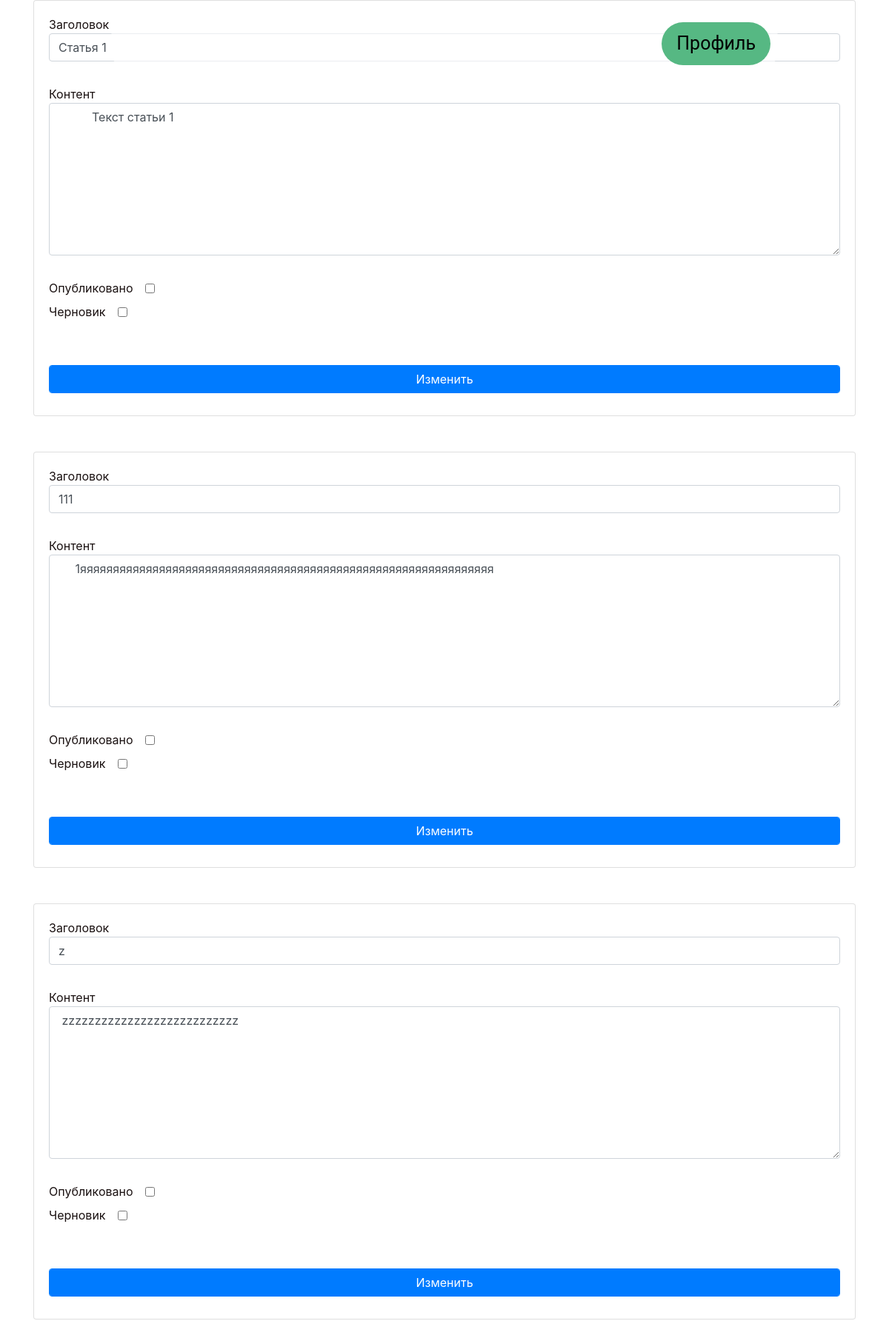
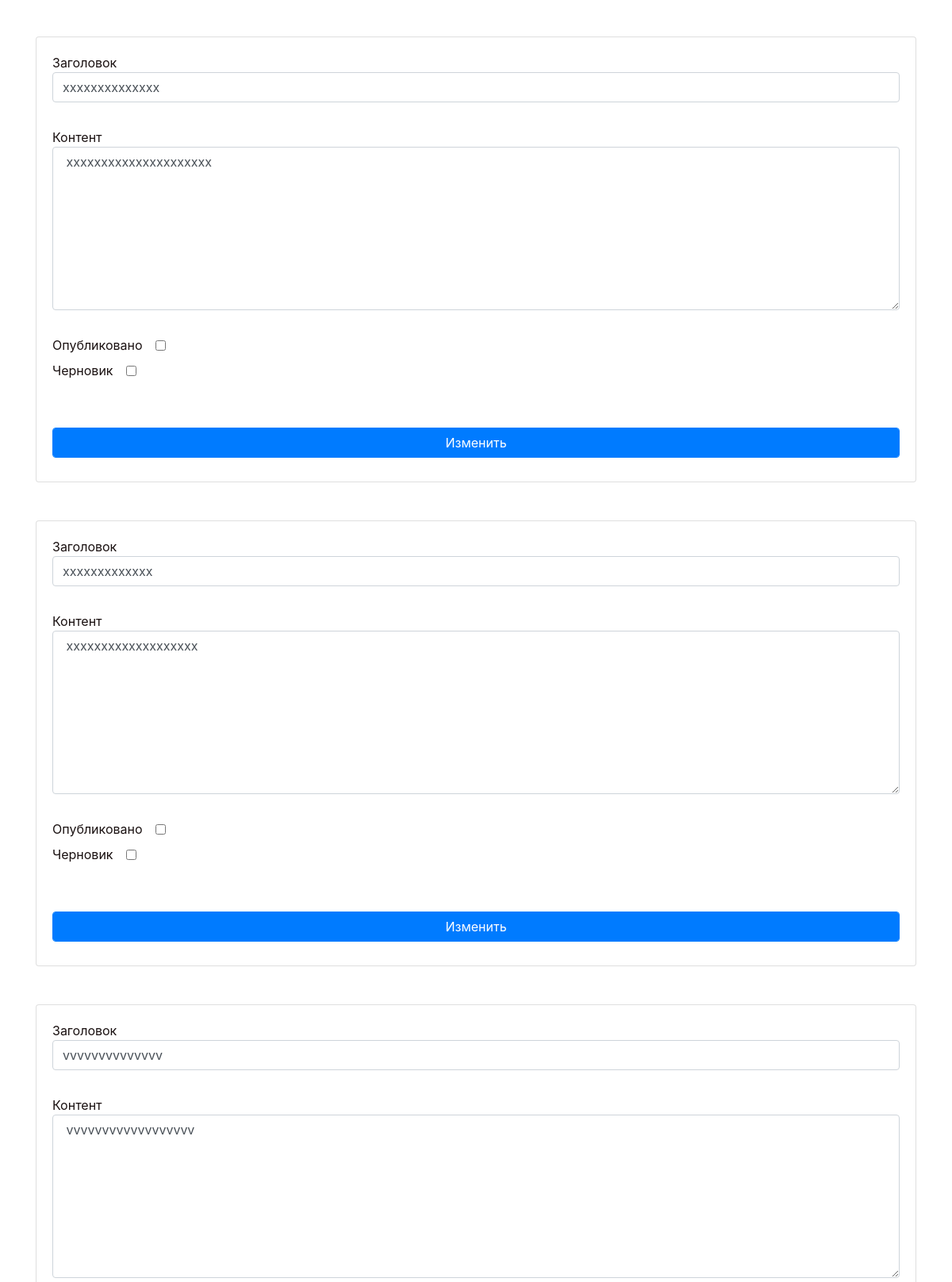
Screenshot of /update_status (signed in, upper part) with the database file from the repository (2 pictures, top to bottom).
### tables this page shows
CREATE TABLE posts (
    id INTEGER PRIMARY KEY AUTOINCREMENT,
    created TIMESTAMP NOT NULL DEFAULT CURRENT_TIMESTAMP,
    title TEXT NOT NULL,
    content TEXT NOT NULL,
    status TEXT DEFAULT draft,
    author TEXT NOT NULL
);

### app.py (the view, shortened to what this page needs)
@app.route("/update_status", methods=["POST", "GET"])
@login_required
def updateStatus():
    tmp = None
    menu = None
    if int(current_user.get_admin()) == 1:
        tmp = 'admin.html'
        menu = dbase.getJSON()
    else:
        tmp = 'error_admin.html'
    return render_template(tmp, menu=menu)

### DataBase.py (called while the page is built)
    def getJSON(self):
        sql = '''SELECT * FROM posts'''
        try:
            self.__cur.execute(sql)
            res = self.__cur.fetchall()
            if res:
                blocks_list = [dict(ix) for ix in res]
                return blocks_list
        except:
            return False
        return []

    def getUser(self, user_id):
        try:
            self.__cur.execute(
                f"SELECT * FROM users WHERE id = {user_id} LIMIT 1")
            res = self.__cur.fetchone()
            if not res:
                print("Пользователь не найден")
                return False
            return res
        except sqlite3.Error as e:
            print("Ошибка получения из БД "+str(e))
        return False

### UserLogin.py (called while the page is built)
    def fromDB(self, user_id, db):
        self.__user = db.getUser(user_id)
        return self

    def get_admin(self):
        return str(self.__user['is_admin'])

### app.py (called while the page is built)
@app.before_request
def before_request():
    global dbase
    db = get_db()
    dbase = DataBase(db)

@login_manager.user_loader  # Загрузка пользователя
def load_user(user_id):
    return UserLogin().fromDB(user_id, dbase)

def connect_db():
    conn = sqlite3.connect(app.config['DATABASE'], check_same_thread=False)
    conn.row_factory = sqlite3.Row
    return conn

def get_db():
    if not hasattr(g, 'link_db'):
        g.link_db = connect_db()
    return g.link_db

### templates/admin.html (shortened to what this page needs)
{% extends 'base.html' %}
{% block content %}
<div class="proj container">
    <div class="pram">
    {% for post in menu %}
        <form action="{{url_for('updateStatus')}}" method="post" class="form-contact">
            <div class="card mb-5">
                <div class="card-body">
                    <label class="d-flex flex-column">Заголовок<input class="form-control" type="text" value="{{ post['title'] }}" name="title"> <br></label>
                    <label class="d-flex flex-column">Контент<textarea class="form-control" value="{{ post['content'] }}" name="content" rows="8" cols="55"> {{ post['content'] }}</textarea> <br></label>
                    <label class="d-flex gap-3 align-items-center">Опубликовано<input class="ml-3 form-control w-auto h-auto" type="checkbox" value="public" name="status"></label>
                    <label class="d-flex gap-3 align-items-center">Черновик<input class="ml-3 form-control w-auto h-auto" type="checkbox" value="draft" name="status"></label>
                    <p><button class="form-control color-primary btn btn-primary" type="submit">Изменить</button>
                </div>
            </div>
        </form>
    {% endfor %}
    </div>
</div>
{% endblock %}

### static/css/style.css (style rules this page uses)
html, body { font-family: Arial, Helvetica, sans-serif; margin: 0; padding: 0; width: 100%; color: #000; min-height: 100vh; background: rgba(229, 229, 229, 1); position: relative; }
.container { position: relative; text-align: left; color: rgb(26, 17, 17); margin-bottom: 105px; }
p { padding-top: 50px; font-size: 20px; }
.form-contact p { margin: 10px 0 10px 0; }
.form-contact input[type=submit], textarea { font-size: 16px; }
.proj { width: auto; margin-bottom: 10%; }
.pram { width: auto; height: auto; overflow-y: scroll; white-space: nowrap; }

### rows the page displays
posts: title "Статья 1", content "Текст статьи 1"
posts: title "111", content "1яяяяяяяяяяяяяяяяяяяяяяяяяяяяяяяяяяяяяяяяяяяяяяяяяяяяяяяяяяяяяяя"
posts: title "z", content "zzzzzzzzzzzzzzzzzzzzzzzzzzz"
posts: title "xxxxxxxxxxxxxx", content "xxxxxxxxxxxxxxxxxxxxx"
posts: title "xxxxxxxxxxxxx", content "xxxxxxxxxxxxxxxxxxx"
posts: title "vvvvvvvvvvvvvv", content "vvvvvvvvvvvvvvvvvv"
